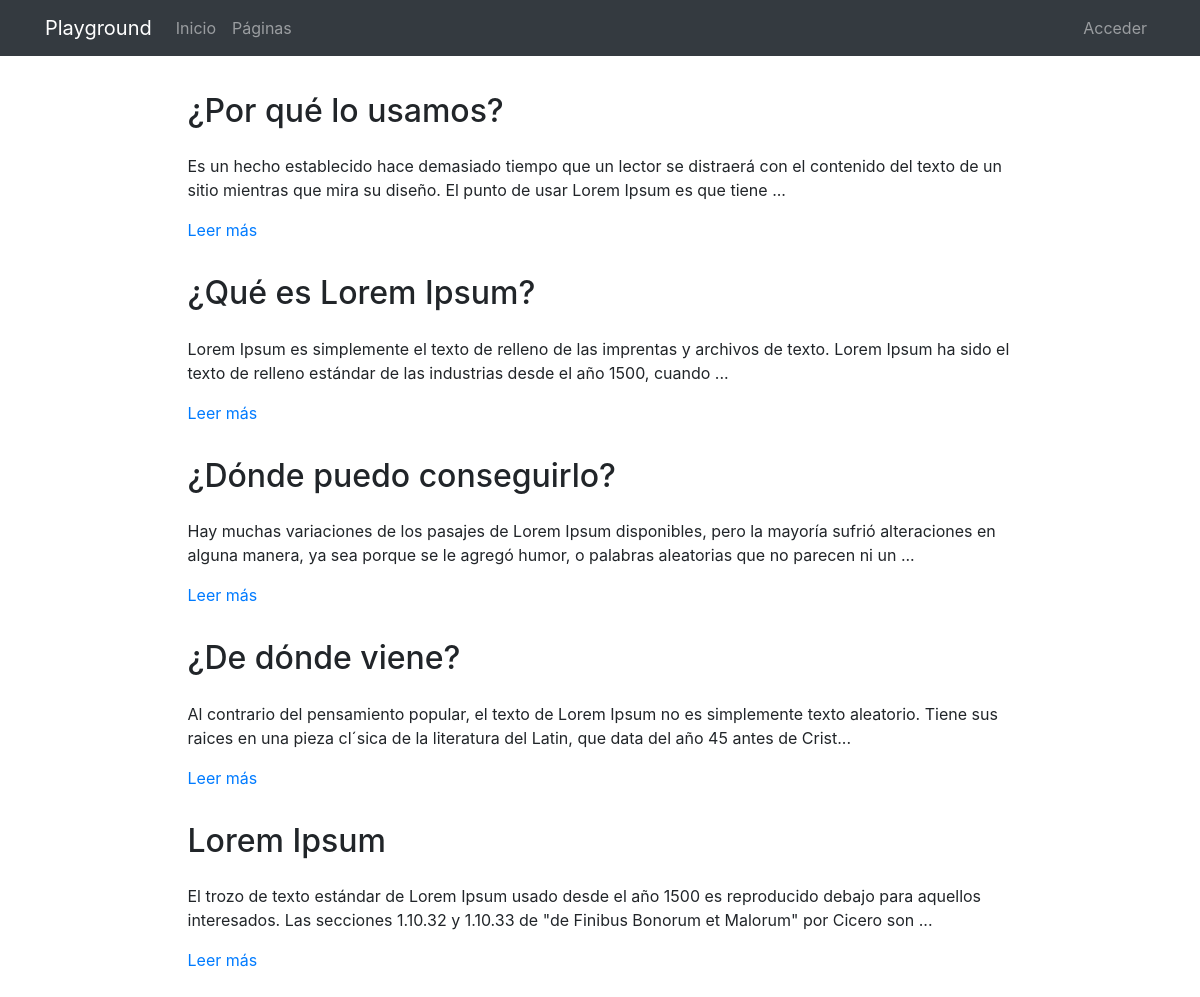
The app's page /pages/, older data.
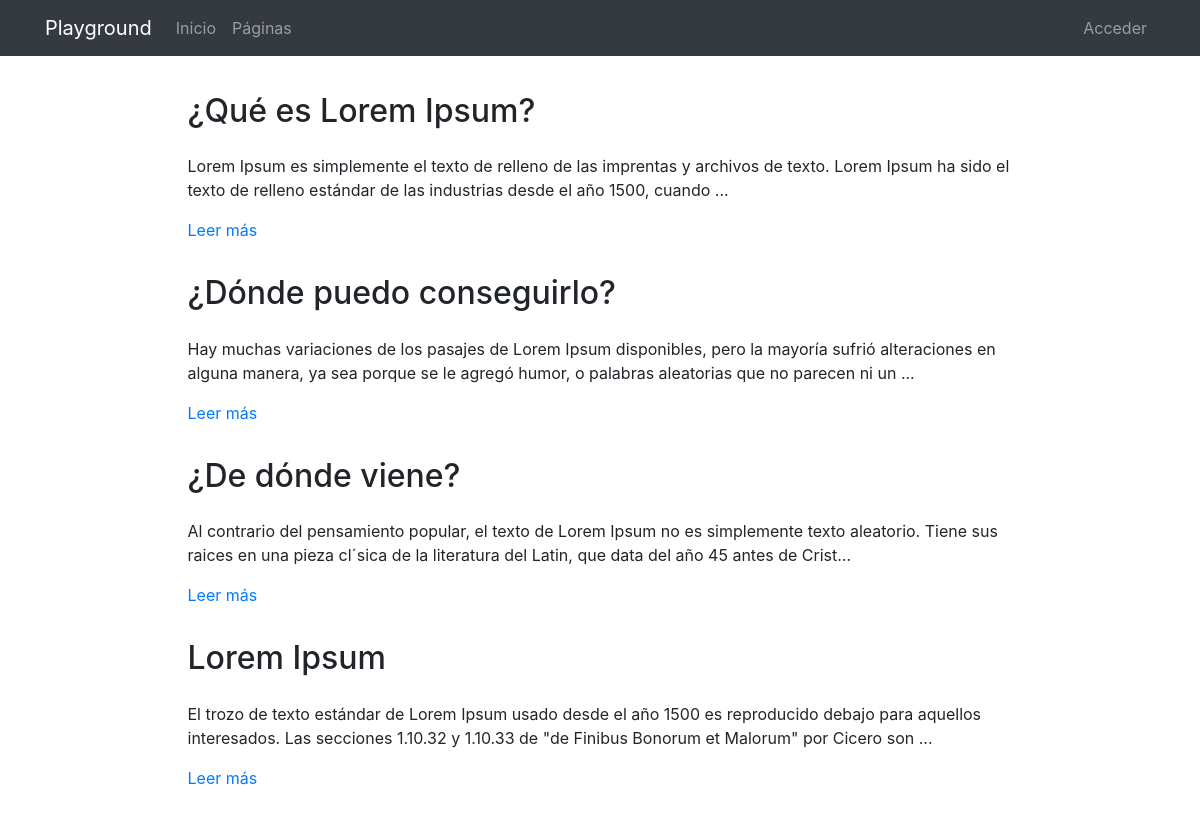
The same page, newer data.
### pages/models.py (models this page shows, shortened)
class Page(models.Model):
    title = models.CharField(verbose_name="Título", max_length=200)
    content = RichTextField(verbose_name="Contenido")
    order = models.SmallIntegerField(verbose_name="Orden", default=0)
    created = models.DateTimeField(auto_now_add=True, verbose_name="Fecha de creación")
    updated = models.DateTimeField(auto_now=True, verbose_name="Fecha de edición")
    class Meta:
        verbose_name = "página"
        verbose_name_plural = "páginas"
        ordering = ['order', 'title']

### pages/views.py (the view)
# urls.py: path('', PagesListView.as_view(), name='pages'),
class PagesListView(ListView):
    model = Page

### pages/templates/pages/page_list.html (shortened to what this page needs)
{% extends 'core/base.html' %}
{% load static %}
{% block content %}
<main role="main">
  <div class="container mb-4">
    {% for page in page_list %}
      <div class="row mt-3">
        <div class="col-md-9 mx-auto">
          <h2 class="mb-4">{{page.title}}</h2>
          <div>
            <p>{{page.content|striptags|safe|truncatechars:"200"}}</p>
            <p><a href="{% url 'pages:page' page.id page.title|slugify %}">Leer más</a>
            </p>
          </div>
        </div>
      </div>
    {% endfor %}
  </div>
</main>
{% endblock %}

Row changes from the older to the newer data that the page shows:
removed Page: title "¿Por qué lo usamos?", content "Es un hecho establecido hace demasiado tiempo que un lector se distraerá con el contenido del texto de un sitio mientras que mira su diseño. El punto de usar Lorem Ipsum es que tiene ..."
